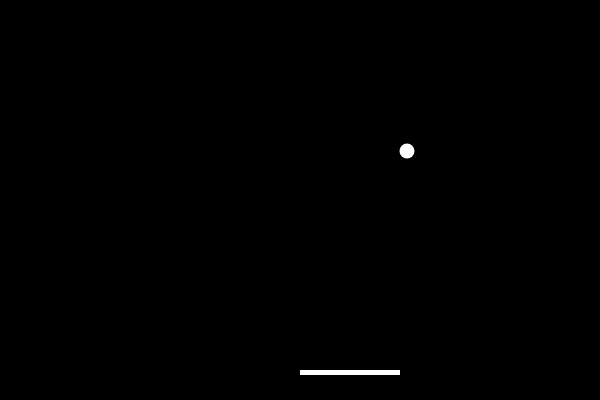
Frame 1 (no input)
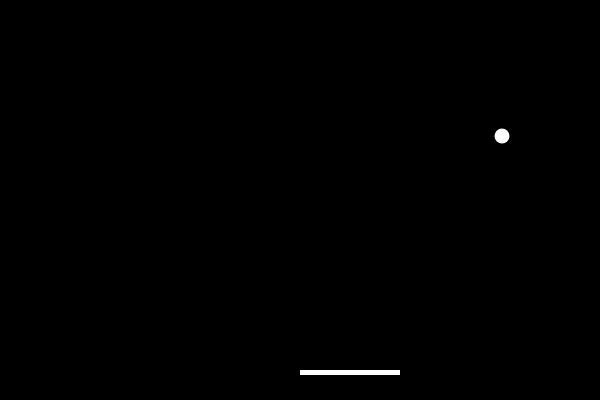
Frame 60 (no input)
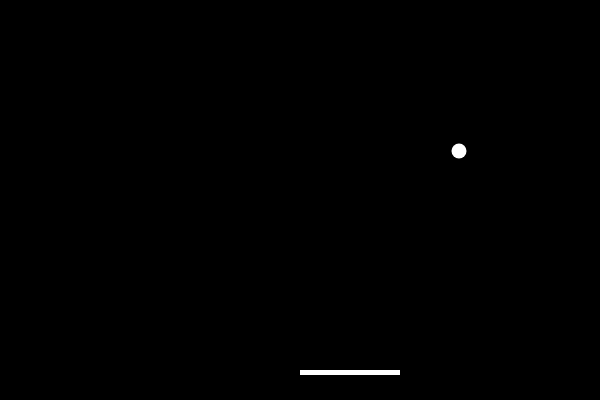
Frame 120 (the mouse pressed at the canvas centre since frame 60)

The p5.js sketch that drew these frames (run headless with seeded random() and noise() and a simulated clock; from frame 60 on, the mouse is pressed at the canvas centre):

// p5.js sketch
// ── sketch.js
let bar
let ball
let score = 0
let scoreBoard

function setup() {
  scoreBoard = createElement('p', 'Score: ' + 0)
  createCanvas(600, 400)
  bar = new Bar(100, 5)
  ball = new Ball(15)
}

function draw() {
  background(0)
  bar.show()
  bar.control()
  ball.show()
  ball.update()
  ball.collision()
  scoreBoard.html('Score: ' + score)
}
// ── ball.js
class Ball {
  constructor(size) {
    this.size = size
    this.x = floor(random(50, width-50))
    this.y = floor(random(100, height-50))
    this.speed = 5
    this.sX = this.speed * 1
    this.sY = this.speed * -1
    this.delta = 0.2
    // this.col = 255
  }

  show() {
    fill(255)
    stroke(255,0,0);
    strokeWeight(0)
    ellipse(this.x,this.y, this.size, this.size)
  }

  update(){
    this.x += this.sX
    this.y += this.sY
    if (this.x >= width || this.x <= 0) {
      this.sX *= -1
    }
    if (this.y <= 0) {
      this.sY *= -1
    } else if (this.y >= height) { //hits bottom
      this.sY *= -1 //to start in correct direction after reset
      this.x = floor(random(50, width-50))
      this.y = floor(random(100, height-50))
      background(255)
      this.sY = this.speed * -1
      this.sX = this.speed * (random() < 0.5 ? -1 : 1)
      score -= 1
    }
  }

  collision() {
    if (this.x < bar.x + bar.w &&
        this.x + (this.size/2) >  bar.x &&
        this.y < bar.y + bar.h &&
        this.y + (this.size/2) > bar.y) {
      this.sY += this.delta //speeds up Y by delta
      if (keyIsPressed === true &&
          keyCode === LEFT_ARROW &&
          this.sX < 0) { //going left
        this.sX -= this.delta //speeds up X by delta
      } else if (keyIsPressed === true &&
                 keyCode === LEFT_ARROW &&
                 this.sX > 0) { //going right
        this.sX -= this.delta //slows down X by delta
      }
      if (keyIsPressed === true &&
          keyCode === RIGHT_ARROW &&
          this.sX < 0) { //going left
        this.sX += this.delta //speeds up Y by delta
      } else if (keyIsPressed === true &&
                 keyCode === RIGHT_ARROW &&
                 this.sX > 0) { //going right
        this.sX += this.delta //slows down X by delta
      }
      this.sY *= -1 //flips Y direction
      score += 1
      bar.collision()
    }
    bar.fade() //continously runs fade()
  }
}


// ── bar.js
class Bar {
  constructor(w,h) {
    this.x = width / 2;
    this.y = height - 30;
    this.w = w;
    this.h = h;
    this.speed = 10
    this.color = color(255, 255, 255)
    this.col = 255
  }

  show() {
    fill(this.color)
    strokeWeight(0)
    rect(this.x, this.y, this.w, this.h)
  }

  control() {
    if( keyIsPressed === true &&
        keyCode === RIGHT_ARROW &&
        this.x + this.w < width) {
      this.x += this.speed //increase x by speed
    } else if ( keyIsPressed === true &&
                keyCode === LEFT_ARROW && 
                this.x > 0){
      this.x -= this.speed //decrease x by speed
    }
  }

  collision() {
    this.col = 0
    this.color = color(this.col,255,this.col)
  }

  fade() {
    if (this.col < 255) {
      this.col += 20
      this.color = color(this.col,255,this.col)
    }
  }
}
// ── style.css
html,
body {
	margin: 0;
	padding: 0;
}

canvas {
	display: block;
}

p {
	font-family: Arial, Helvetica, sans-serif;
	margin-left: 20px;
	font-weight: 900;
}
